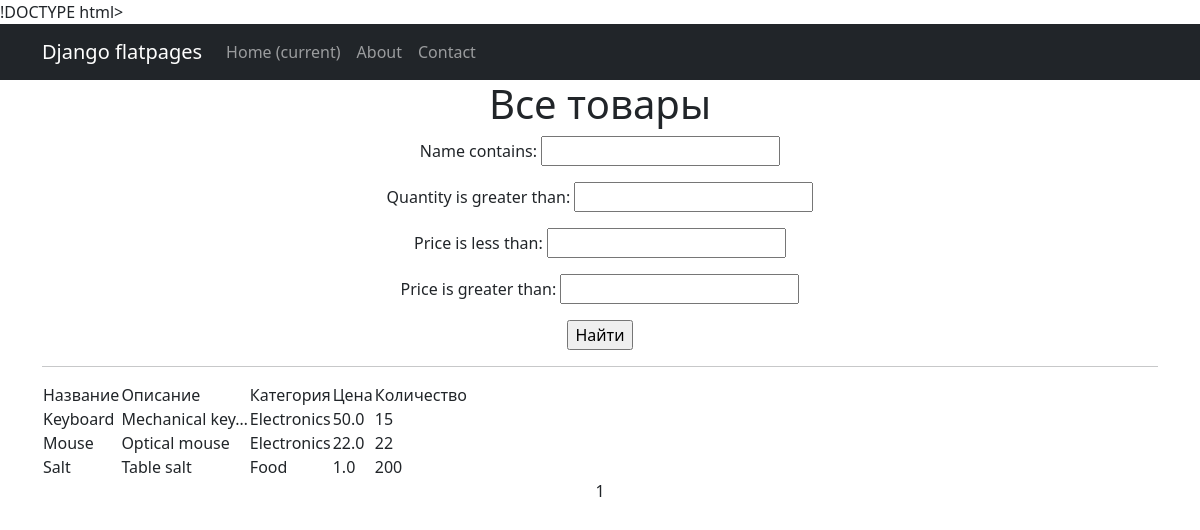
Before: /products/ with the older database file.
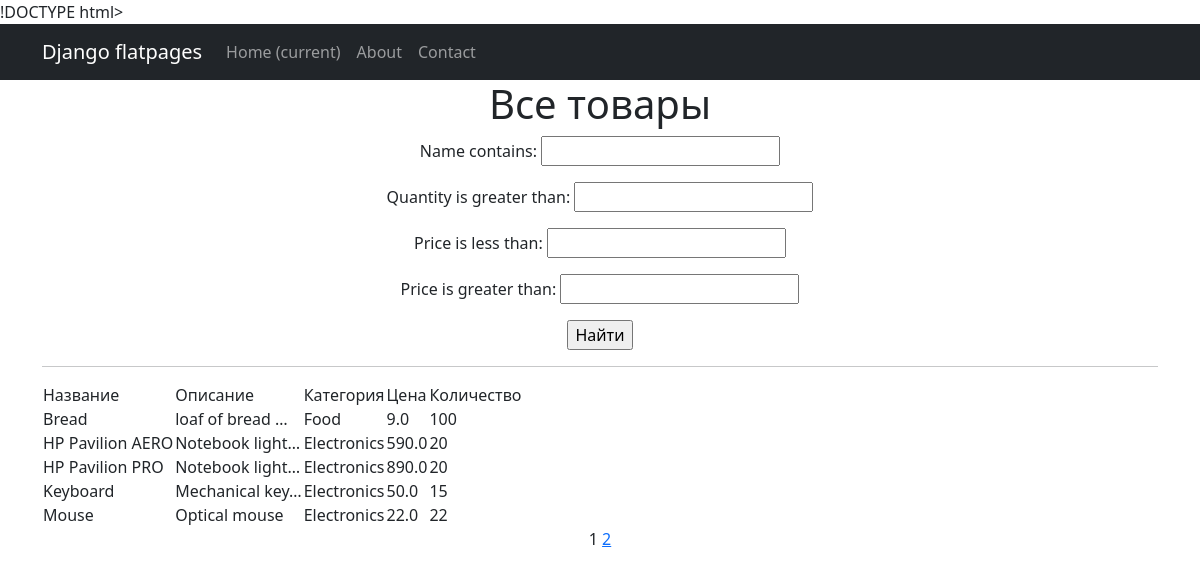
After: the same page with the newer database file.
### simplesimpleapp/models.py (models this page shows, shortened)
class Product(models.Model):
    name = models.CharField(
        max_length=50,
        unique=True,
    )
    description = models.TextField()
    quantity = models.IntegerField(
        validators=[MinValueValidator(0)],
    )
    category = models.ForeignKey(
        to='Category',
        on_delete=models.CASCADE,
        related_name='products',  # all products will be available in products
    )
    price = models.FloatField(
        validators=[MinValueValidator(0.0)],
    )

class Category(models.Model):
    name = models.CharField(max_length=100, unique=True)

### simplesimpleapp/views.py (the view)
# urls.py: path('', ProductList.as_view(), name='product_list'),
class ProductList(ListView):
    model = Product
    ordering = 'name'   # filter filed
    template_name = 'products.html'
    context_object_name = 'products'
    paginate_by = 5
    def get_queryset(self):
        queryset = super().get_queryset()
        self.filterset = ProductFilter(self.request.GET, queryset)
        return self.filterset.qs
    def get_context_data(self, **kwargs):
        context = super().get_context_data(**kwargs)
        context['filterset'] = self.filterset
        return context

### simplesimpleapp/templatetags/custom_filters.py (called while the page is built)
@register.filter()
def currency(value, code='rub'):
   postfix = CURRENCIES_SYMBOLS[code]
   return f'{value} {postfix}'

### simplesimpleapp/templatetags/custom_tags.py (called while the page is built)
@register.simple_tag(takes_context=True)
def url_replace(context, **kwargs):
    d = context['request'].GET.copy()
    for k, v in kwargs.items():
        d[k] = v
    return d.urlencode()

### templates/products.html (shortened to what this page needs)
{% extends 'flatpages/default.html' %}
{% load custom_filters %}
{% load custom_tags %}
{% block content %}
   <h1>Все товары</h1>
   <form action="" method="get">
       {{ filterset.form.as_p }}
       <input type="submit" value="Найти" />
   </form>
   <hr>
   {% if products %}
       <table>
           <tr>
               <td>Название</td>
               <td>Описание</td>
               <td>Категория</td>
               <td>Цена</td>
               <td>Количество</td>
           </tr>
           {% for product in products %}
           <tr>
               <td>{{ product.name }}</td>
               <td>{{ product.description|truncatechars:15 }}</td>
               <td>{{ product.category.name }}</td>
               <td>{{ product.price|currency }}</td>
               <td>{{ product.quantity }}</td>
           </tr>
           {% endfor %}
       </table>
   {% else %}
       <h2>Товаров нет!</h2>
   {% endif %}
   {{ page_obj.number }}
   {% if page_obj.has_next %}
       <a href="?{% url_replace page=page_obj.next_page_number %}">{{ page_obj.next_page_number }}</a>
   {% endif %}
{% endblock content %}

Changed rows visible on the page:
no longer on this page (row unchanged): Product: name "Salt", description "Table salt", category.name "Food", price "1.0", quantity "200"
added Product: name "Bread", description "loaf of bread …", category.name "Food", price "9.0", quantity "100"
added Product: name "HP Pavilion AERO", description "Notebook light…", category.name "Electronics", price "590.0", quantity "20"
added Product: name "HP Pavilion PRO", description "Notebook light…", category.name "Electronics", price "890.0", quantity "20"
Other visible differences:
{{ page_obj.next_page_number }}: (not shown) → "2"
